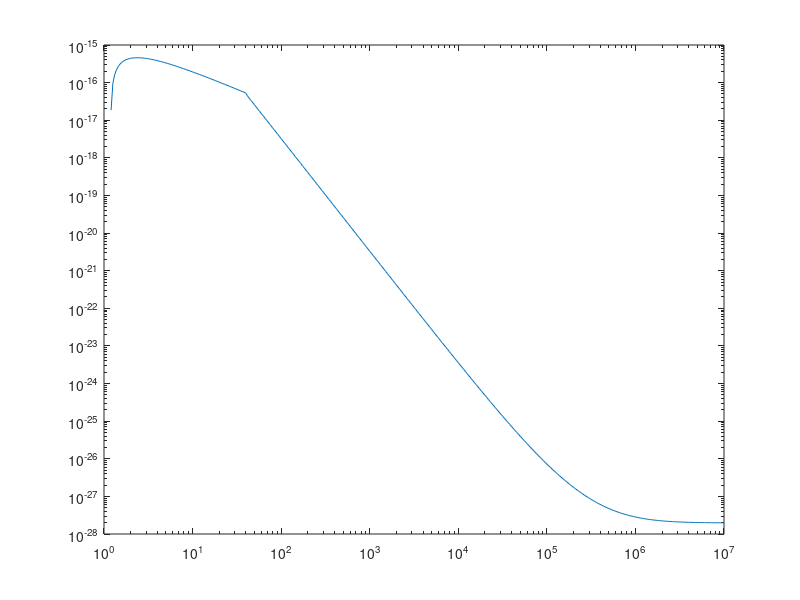

This chart was generated by the following MATLAB code: (Note: this script raises an error after producing the figure.)
function Taylor_1988
%%%%%%%%%%%%%%%%%%%%%%%%%%%%%%%%%%%%%%%%%%%%%%%%%%%%%%%%%%%%%%%%%%%%%%%%
%%%
%%%          Computes the excitation and ionization
%%%          cross sections for e+N(4S) and e+N+(3P) (ground states)
%%%          for all processes given in Taylor 1988
%%%          "Energy deposition in N and N+ by high--energy electron beams"
%%%


writedata = 0;
plot_Allowed = 0;
plot_Rydberg = 0;
scrsz = get(0,'ScreenSize');


%%%    set some needed constants
%
R   = 13.6;     % hydrogen ionization potential [eV]
mc2 = 0.511e6;  % electron rest mass energy [eV]
a0  = 5.29e-9;  % bohr radius [cm]
%
E = [0 10.^(0:0.02:7)];   % kinetic energy grid (eV)
gamma = E/(mc2)+1;
beta = sqrt(1-1./gamma.^2);
ET = 0.5*mc2*beta.^2;     % 1/2mv^2 (E used in Taylor 1988)


%%%%%%%%%%%%%%%%%%%%%%%%%%%%%%%%%%%%%%%%%%%%%%%%%%%%%%%%%%%%%%%%%%%%%%%
%%%
%%%        optically allowed transitions (TABLE I and Eq 4)
%%%


%%%    with N
%
%stateI_All = ['4P3S', '4P2p4'];
EI_All  = [10.33, 10.92];   % excitation energy [eV]
fI_All  = [0.130, 0.350];   % oscillator strength
sigI_All = zeros(length(EI_All),length(E));
%
for k = 1:length(EI_All)
    sigI_All(k,:) = TaylorAllowed(EI_All(k),1.0,0.3125,fI_All(k),0);
end
%
sigI_Allowed = sum(sigI_All);                 % total cross section
EI_All_avg   = sum(EI_All)/length(EI_All);    % average energy
sigI_All_eff = (EI_All*sigI_All)/EI_All_avg;  % effective cross section


%%%    with N(2D) (2.4eV)
%
EI_All_2D = EI_All - 2.4;
sigI_All_2D = zeros(length(EI_All_2D),length(E));
for k = 1:length(EI_All_2D)
    sigI_All_2D(k,:) = TaylorAllowed(EI_All_2D(k), 1.0, 0.3125, ...
                                     fI_All(k), 0);
end
%
sigI_Allowed_2D = sum(sigI_All_2D);                    % total cross section
EI_All_avg_2D   = sum(EI_All_2D)/length(EI_All_2D);    % average energy
sigI_All_eff_2D = (EI_All_2D*sigI_All_2D)/EI_All_avg_2D;  % effective cross section


%%%    with N(2P) (3.6eV)
%
EI_All_2P = EI_All - 3.6;
sigI_All_2P = zeros(length(EI_All_2P),length(E));
for k = 1:length(EI_All_2P)
    sigI_All_2P(k,:) = TaylorAllowed(EI_All_2P(k), 1.0, 0.3125, ...
                                     fI_All(k), 0);
end
%
sigI_Allowed_2P = sum(sigI_All_2P);                    % total cross section
EI_All_avg_2P   = sum(EI_All_2P)/length(EI_All_2P);    % average energy
sigI_All_eff_2P = (EI_All_2P*sigI_All_2P)/EI_All_avg_2P;  % effective cross section

%figure(7);
%loglog(E,sigI_Allowed,'b',E,sigI_Allowed_2DP,'r');

%%%    with N+
%
%stateII_All = ['3D02p3', '3P02p3', '3P03s', '3S02p3', '3D03d', '3P03d'];
EII_All = [11.42, 13.52, 18.45, 19.21, 23.22, 23.39];
fII_All = [0.170, 0.220, 0.089, 0.230, 0.260, 0.082];
sigII_All = zeros(length(EII_All),length(E));
%
for k = 1:length(EII_All)
    sigII_All(k,:) = TaylorAllowed(EII_All(k),1.0,0.3125,fII_All(k),1);
end
%
sigII_Allowed = sum(sigII_All);                   % total cross section
EII_All_avg   = sum(EII_All)/length(EII_All);     % average energy
sigII_All_eff = (EII_All*sigII_All)/EII_All_avg;  % effective cross section


%%%    plot Allowed state cross sections
%
if(plot_Allowed==1)
    close(figure(1));
    f2=figure(1);
    set(f2,'Position',[1 scrsz(4)/2 scrsz(3)/1.5 scrsz(4)/2.5]);
    %
    subplot(1,2,1);
    loglog(E,sigI_All); title('Allowed with N');
    xlabel('\epsilon [eV]'); ylabel('\sigma [cm^2]');
    %set(gca,'Xtick',[1,1e2,1e4,1e6]);
    %
    subplot(1,2,2);
    loglog(E,sigII_All); title('Allowed with N^+');
    xlabel('\epsilon [eV]'); ylabel('\sigma [cm^2]');
    % axis([1 1e7 1e-20 1e-16]);
    % set(gca,'Xtick',[1,1e2,1e4,1e6]);
end


%%%
%%%
%%%
%%%%%%%%%%%%%%%%%%%%%%%%%%%%%%%%%%%%%%%%%%%%%%%%%%%%%%%%%%%%%%%%%%%%%%%


%%%%%%%%%%%%%%%%%%%%%%%%%%%%%%%%%%%%%%%%%%%%%%%%%%%%%%%%%%%%%%%%%%%%%%%
%%%
%%%      forbidden transitions (TABLE II and Eq 5) (and Eq 12)
%%%


%%%    with N
%
%stateI_All = ['4S->2D', '4S->2P'];
EI_For  = [2.38,   3.57];    % excitation energy [eV]
AI_For  = [0.025,  0.0175];
AI_For2 = [227.72, 356.04];
sigI_For = zeros(length(EI_For),length(E));
%
for k = 1:length(EI_For)
    sigI_For(k,:) = TaylorForbidden(EI_For(k),AI_For(k),AI_For2(k));
end
%
sigI_Forbidden = sum(sigI_For);               % total cross section
EI_For_avg   = sum(EI_For)/length(EI_For);    % average energy
sigI_For_eff = (EI_For*sigI_For)/EI_For_avg;  % effective cross section


%%%    with N(2D)
%
sigI_For_2D = TaylorForbidden(3.57-2.38,0.04,85);
EI_For_2D     = 3.57-2.38;    % average energy
figure(9); loglog(E,sigI_For_2D)

%%%    with N+
%
EII_For  = [1.89, 4.04];   % excitation energy [eV]
OmeII_For= [2.98, 0.395];  % collision strength
%
sigII_For = zeros(length(EII_For),length(E));
for k = 1:length(EII_For)
    sigII_For(k,:) = TaylorOther(EII_For(k),OmeII_For(k));
end
%
sigII_Forbidden = sum(sigII_For);                   % total cross section
EII_For_avg     = sum(EII_For)/length(EII_For);     % average energy
sigII_For_eff   = (EII_For*sigII_For)/EII_For_avg;  % effective cross section


%%%
%%%
%%%
%%%%%%%%%%%%%%%%%%%%%%%%%%%%%%%%%%%%%%%%%%%%%%%%%%%%%%%%%%%%%%%%%%%%%%%


%%%%%%%%%%%%%%%%%%%%%%%%%%%%%%%%%%%%%%%%%%%%%%%%%%%%%%%%%%%%%%%%%%%%%%%
%%%
%%%                Rydberg-states (TABLE 3 and Eq 6)
%%%


%%%    with N
%
EI_Ryd = [10.68, 11.60, 11.75, 11.84, 11.99, 12.00, 12.12, ...
          12.35, 12.97, 12.98, 12.99, 12.99, 13.01, 13.03, ...
          13.70, 13.72, 13.92, 14.41, 14.89, 14.94, 13.70];
cjI_Ryd= [0.40,  0.30,  0.10,  1.50,  0.07,   0.14,  0.40, ...
          0.40,  0.40,  0.10,  0.14,  1.50,   0.10,  0.14, ...
          0.14,  0.14,  0.14,  0.14,  0.14,  0.14,  1.50];
fjI_Ryd= [0.150, 0.191, 0.130, 0.130, 0.150, 0.140, 0.150, ...
          0.150, 0.150, 0.130, 0.140, 0.130, 0.130, 0.140, ...
          0.140, 0.140, 0.140, 0.140, 0.140, 0.140, 0.109];
aI_Ryd = [2,2,1,0.7,0.7,2,2,2,2,1,2,0.7,1,2,2,2,2,2,2,2,0.7];
cI_Ryd = [1,1,1,2.5,0.5,1,1,1,1,1,1,2.5,1,1,1,1,1,1,1,1,2.5];
%
sigI_Ryd = zeros(length(EI_Ryd),length(E));
for k = 1:length(EI_Ryd)
    sigI_Ryd(k,:) = TaylorRydberg(EI_Ryd(k), cjI_Ryd(k), fjI_Ryd(k), ...
                                  aI_Ryd(k), cI_Ryd(k));
end
%
sigI_Rydberg = sum(sigI_Ryd);                 % total cross section
EI_Ryd_avg   = sum(EI_Ryd)/length(EI_Ryd);    % average energy
sigI_Ryd_eff = (EI_Ryd*sigI_Ryd)/EI_Ryd_avg;  % effective cross section


%%%    with N(2D) (2.4eV)
%
EI_Ryd_2D = EI_Ryd - 2.4;
sigI_Ryd_2D = zeros(length(EI_Ryd_2D),length(E));
for k = 1:length(EI_Ryd_2D)
    sigI_Ryd_2D(k,:) = TaylorRydberg(EI_Ryd_2D(k), cjI_Ryd(k), fjI_Ryd(k), ...
                                     aI_Ryd(k), cI_Ryd(k));
end
%
sigI_Rydberg_2D = sum(sigI_Ryd_2D);                     % total cross section for excitation
EI_Ryd_avg_2D   = sum(EI_Ryd_2D)/length(EI_Ryd_2D);    % average energy for energy loss
sigI_Ryd_eff_2D = (EI_Ryd_2D*sigI_Ryd_2D)/EI_Ryd_avg_2D;  % effective cross section for energy loss


%%%    with N(2P) (3.6eV)
%
EI_Ryd_2P = EI_Ryd - 3.6;
sigI_Ryd_2P = zeros(length(EI_Ryd_2P),length(E));
for k = 1:length(EI_Ryd_2P)
    sigI_Ryd_2P(k,:) = TaylorRydberg(EI_Ryd_2P(k), cjI_Ryd(k), fjI_Ryd(k), ...
                                     aI_Ryd(k), cI_Ryd(k));
end
%
sigI_Rydberg_2P = sum(sigI_Ryd_2P);                     % total cross section for excitation
EI_Ryd_avg_2P   = sum(EI_Ryd_2P)/length(EI_Ryd_2P);    % average energy for energy loss
sigI_Ryd_eff_2P = (EI_Ryd_2P*sigI_Ryd_2P)/EI_Ryd_avg_2P;  % effective cross section for energy loss


%figure(7);
%loglog(E,sigI_Rydberg,'b',E,sigI_Rydberg_2DP,'r');


%%%    with N+
%
EII_Ryd = [17.86, 18.47, 20.39, 20.63, 20.65, 20.92, 21.13, 21.57, ...
           22.08, 23.11, 23.17, 23.45, 23.55, 26.98, 27.82, 27.85];
cjII_Ryd= [0.40,   0.30,  0.30,  1.50,  0.30,  1.50,  0.07, 0.40, ...
           0.40,   0.10,  0.40,  0.14,  0.30,  0.07,  1.50, 0.07];
fjII_Ryd= [0.210, 0.110, 0.110, 0.077, 0.310, 0.077, 0.089, 0.089 ...
           0.089, 0.077, 0.089, 0.083, 0.110, 0.036, 0.032, 0.036];
aII_Ryd = [2,2,2,0.7,2,0.7,0.7,2,2,1,2,2,2,0.7,0.7,0.7];
cII_Ryd = [1,1,1,2.5,1,2.5,0.5,1,1,1,1,1,1,0.5,2.5,0.5];
%
sigII_Ryd = zeros(length(EII_Ryd),length(E));
for k = 1:length(EII_Ryd)
    sigII_Ryd(k,:) = TaylorRydberg(EII_Ryd(k),cjII_Ryd(k),fjII_Ryd(k), ...
                                   aII_Ryd(k),cII_Ryd(k));
end
%
sigII_Rydberg = sum(sigII_Ryd);                   % total cross section for excitation
EII_Ryd_avg   = sum(EII_Ryd)/length(EII_Ryd);     % average energy for energy loss
sigII_Ryd_eff = (EII_Ryd*sigII_Ryd)/EII_Ryd_avg;  % effective cross section for energy loss


%%%    plot Rydberg state cross sections
%
if(plot_Rydberg==1)
    close(figure(2));
    f2=figure(2);
    scrsz = get(0,'ScreenSize');
    set(f2,'Position',[1 scrsz(4)/2 scrsz(3)/1.5 scrsz(4)/2.5]);
    %
    subplot(1,2,1);
    loglog(E,sigI_Ryd); title('Rydberg with N');
    xlabel('\epsilon [eV]'); ylabel('\sigma [cm^2]');
    %set(gca,'Xtick',[1,1e2,1e4,1e6]);
    %
    subplot(1,2,2);
    loglog(E,sigII_Ryd); title('Rydberg with N^+');
    xlabel('\epsilon [eV]'); ylabel('\sigma [cm^2]');
    % axis([1 1e7 1e-20 1e-16]);
    % set(gca,'Xtick',[1,1e2,1e4,1e6]);
end


%%%
%%%
%%%
%%%%%%%%%%%%%%%%%%%%%%%%%%%%%%%%%%%%%%%%%%%%%%%%%%%%%%%%%%%%%%%%%%%%%%%


%%%%%%%%%%%%%%%%%%%%%%%%%%%%%%%%%%%%%%%%%%%%%%%%%%%%%%%%%%%%%%%%%%%%%%%
%%%
%%%            Ionization (TABLE V and Eq 13)
%%%


I1 = 14.5; I1_2D = I1-2.4; I1_2P = I1-3.6; I2 = 29.6;
sigI_Iz     = TaylorIonization(I1,2.20,0.25);
sigI_Iz_2D = TaylorIonization(I1_2D,2.20,0.25);
sigI_Iz_2P = TaylorIonization(I1_2P,2.20,0.25);
sigII_Iz    = TaylorIonization(I2,2.00,0.39);


% figure(7);
% loglog(E,sigI_Iz,'b',E,sigI_Iz_2DP,'r');

%%%
%%%
%%%
%%%%%%%%%%%%%%%%%%%%%%%%%%%%%%%%%%%%%%%%%%%%%%%%%%%%%%%%%%%%%%%%%%%%%%%


%%%%%%%%%%%%%%%%%%%%%%%%%%%%%%%%%%%%%%%%%%%%%%%%%%%%%%%%%%%%%%%%%%%%%%%
%%%
%%%            create total xsecs and inelastic Loss functions
%%%


%%%    with N(4S)
%
LossI_tot = EI_All_avg*sigI_All_eff + EI_For_avg*sigI_For_eff ...
          + EI_Ryd_avg*sigI_Ryd_eff + I1*sigI_Iz;
sigI_tot = sigI_Allowed+sigI_Forbidden+sigI_Rydberg+sigI_Iz;


%%%    with N(2D)
%
LossI_tot_2D = EI_All_avg_2D*sigI_All_eff_2D + (3.57-2.38)*sigI_For_2D ...
          + EI_Ryd_avg_2D*sigI_Ryd_eff_2D + I1_2D*sigI_Iz_2D;
sigI_tot_2D = sigI_Allowed_2D+sigI_For_2D+sigI_Rydberg_2D+sigI_Iz_2D;


%%%    with N+
%
LossII_tot = EII_All_avg*sigII_All_eff + EII_Ryd_avg*sigII_Ryd_eff ...
           + EII_For_avg*sigII_For_eff + I2*sigII_Iz;
sigII_tot  = sigII_Allowed+sigII_Rydberg+sigII_Forbidden+sigII_Iz;


%%%
%%%
%%%
%%%%%%%%%%%%%%%%%%%%%%%%%%%%%%%%%%%%%%%%%%%%%%%%%%%%%%%%%%%%%%%%%%%%%%%


%%%%%%%%%%%%%%%%%%%%%%%%%%%%%%%%%%%%%%%%%%%%%%%%%%%%%%%%%%%%%%%%%%%%%%%
%%%
%%%       load effective momentum xsec and extrapolate to match 
%%%       sigI_tot, then subtract to get elastic momentum transfer
%%%


%%% import cross section data from file
%
num = 5;
A01 = importdata('../Boltzmann/xsecs_nitrogen_atomic.txt','\t',num);
EA = A01.data(:,1);            % energy [eV]
sigma_eff = A01.data(:,2)*1e4; % effective momentum [cm^2]
%num = num + length(A01.data(:,1))+7;

[thisE,thisi1] = min(abs(E-1e4));  % get index for E=1e3
[thisE,thisi2] = min(abs(E-1e5));  % get index for E=1e4
thisE1 = E(thisi1);
thisE2 = E(thisi2);
%

Sig_eff_test = [sigma_eff',1.3*sigI_tot(thisi1),sigI_tot(thisi2)];
E_test       = [EA', thisE1, thisE2]'; % good enough for gov. work

[thisE3,thisi3] = min(abs(E-max(EA)));  % get index for E=40
E_sub = E(thisi3:thisi1);
E_test2 = [EA',E_sub];
Sig_eff_test2 = interp1(log10(1e-20+E_test),log10(1e-20+Sig_eff_test), ...
                        log10(1e-20+E_test2),'pchip');
Sig_eff_test2 = 10.^(Sig_eff_test2);   % Sig_eff on refined grid


%%% now interp sigI_tot to E_test2 grid
%
sigI_test = interp1(log10(1e-20+E),log10(1e-20+sigI_tot), ...
                       log10(1e-20+E_test2),'pchip');
sigI_test = 10.^sigI_test;


%%% subtract to get elastic momentum
%
Sig_eff = Sig_eff_test2;
Sig_elm = Sig_eff_test2 - sigI_test;


%%%
%%%
%%%
%%%%%%%%%%%%%%%%%%%%%%%%%%%%%%%%%%%%%%%%%%%%%%%%%%%%%%%%%%%%%%%%%%%%%%

close(figure(3));
f3=figure(3);
set(f3,'Position',[1 scrsz(4)/2 scrsz(3)/1.5 scrsz(4)/2.5]);
%
subplot(1,2,1);
loglog(E,sigI_tot,'black');
hold on; loglog(E,sigI_Allowed+sigI_Forbidden+sigI_Rydberg,'r--');
hold on; plot(E,sigI_Iz,'b--');
hold on; plot(E_test2,Sig_eff,'go');
hold on; plot(E_test2,Sig_elm,'r*');
axis([1 1e7 1e-19 1e-15]);
title('Total cross section for N');
xlabel('\epsilon [eV]'); ylabel('\sigma [cm^2]');
set(gca,'Xtick',[1,1e2,1e4,1e6]);
legend('\sigma_t','\sigma_e','\sigma_i');
%
subplot(1,2,2);
loglog(E,sigII_tot,'black','linewidth',1);
hold on; plot(E,sigII_Allowed+sigII_Rydberg+sigII_Forbidden,'r--','linewidth',1);
hold on; plot(E,sigII_Iz,'b--','linewidth',1);
axis([1 1e7 1e-19 1e-15]);
title('Total cross section for N+');
xlabel('\epsilon [eV]'); ylabel('\sigma [cm^2]');
set(gca,'Xtick',[1,1e2,1e4,1e6]);
legend('\sigma_t','\sigma_e','\sigma_i');

%%%%%%%%%%%%%%%%%%

close(figure(4));
f4=figure(4);
set(f4,'Position',[1 scrsz(4)/2 scrsz(3)/1.5 scrsz(4)/2.5]);
%
subplot(1,2,1);
loglog(E,LossI_tot,'black');
hold on; loglog(E,LossI_tot - I1*sigI_Iz,'r--');
hold on; plot(E,I1*sigI_Iz,'b--');
%hold on; plot(E,sigI_Allowed,'magenta');
axis([1 1e7 1e-18 1e-14]);
title('Partial Loss Functions for N');
xlabel('\epsilon [eV]'); ylabel('Loss Function [eV-cm^2]');
set(gca,'Xtick',[1,1e2,1e4,1e6]);
legend('L_e+L_i','L_e','L_i');
%
subplot(1,2,2);
loglog(E,LossII_tot,'black','linewidth',1);
hold on; plot(E,LossII_tot - I2*sigII_Iz,'r--','linewidth',1);
hold on; plot(E,I2*sigII_Iz,'b--','linewidth',1);
axis([1 1e7 1e-18 1e-14]);
% title('Total cross section for N+');
xlabel('\epsilon [eV]'); ylabel('Loss Function [eV-cm^2]');
set(gca,'Xtick',[1,1e2,1e4,1e6]);
legend('L_e+L_i','L_e','L_i');


%%%       write total and effective cross sections data to files
%%%
%%%       total is for rate constants, effective is for energy transfer
%%%
%
if(writedata == 1)
    path = '../Boltzmann/xsecs_atomic_Taylor/';
    %
%     fileID = fopen([path,'NI_elm.txt'],'w');
%     fprintf(fileID,'%e    %e\n',[E_test2; max(Sig_elm,0)*1e-4]); % m2 units for xsec
%     

    %%%   xsecs for N(4S)
    %
    atomic.elasticmom.N4S_N4S.xsec = Sig_elm*1e-4;
    atomic.elasticmom.N4S_N4S.mM = 3.92e-5;
    %
    atomic.forbidden.N4S_N2D.xsec = sigI_For(1,:)*1e-4;
    atomic.forbidden.N4S_N2D.energy = EI_For(1);
    atomic.forbidden.N4S_N2P.xsec = sigI_For(2,:)*1e-4;
    atomic.forbidden.N4S_N2P.energy = EI_For(2);
    %
    atomic.allowed.N4S_NAll.xsec_tot = sigI_Allowed*1e-4;
    atomic.allowed.N4S_NAll.xsec_eff = sigI_All_eff*1e-4;
    atomic.allowed.N4S_NAll.energy_avg = EI_All_avg;
    %
    atomic.Rydberg.N4S_NRyd.xsec_tot = sigI_Rydberg*1e-4;
    atomic.Rydberg.N4S_NRyd.xsec_eff = sigI_Ryd_eff*1e-4;
    atomic.Rydberg.N4S_NRyd.energy_avg = EI_Ryd_avg;
    %
    atomic.ionization.N4S_NII.xsec = sigI_Iz*1e-4;
    atomic.ionization.N4S_NII.energy = I1;
    
    
    %%%   xsecs for N(2D)
    %
    atomic.forbidden.N2D_N2P.xsec = sigI_For_2D*1e-4;
    atomic.forbidden.N2D_N2P.energy = EI_For_2D;
    %
    atomic.allowed.N2D_NAll.xsec_tot = sigI_Allowed_2D*1e-4;
    atomic.allowed.N2D_NAll.xsec_eff = sigI_All_eff_2D*1e-4;
    atomic.allowed.N2D_NAll.energy_avg = EI_All_avg_2D;
    %
    atomic.Rydberg.N2D_NRyd.xsec_tot = sigI_Rydberg_2D*1e-4;
    atomic.Rydberg.N2D_NRyd.xsec_eff = sigI_Ryd_eff_2D*1e-4;
    atomic.Rydberg.N2D_NRyd.energy_avg = EI_Ryd_avg_2D;
    %
    atomic.ionization.N2D_NII.xsec = sigI_Iz_2D*1e-4;
    atomic.ionization.N2D_NII.energy = I1_2D;
    
    
    %%%   xsecs for N(2P)
    %
    atomic.allowed.N2P_NAll.xsec_tot = sigI_Allowed_2P*1e-4;
    atomic.allowed.N2P_NAll.xsec_eff = sigI_All_eff_2P*1e-4;
    atomic.allowed.N2P_NAll.energy_avg = EI_All_avg_2P;
    %
    atomic.Rydberg.N2P_NRyd.xsec_tot = sigI_Rydberg_2P*1e-4;
    atomic.Rydberg.N2P_NRyd.xsec_eff = sigI_Ryd_eff_2P*1e-4;
    atomic.Rydberg.N2P_NRyd.energy_avg = EI_Ryd_avg_2P;
    %
    atomic.ionization.N2P_NII.xsec = sigI_Iz_2P*1e-4;
    atomic.ionization.N2P_NII.energy = I1_2P;
    
    
    %%%   xsecs for NII (a.k.a N+)
    %
    atomic.forbidden.NII_NIIFor.xsec_tot = sigII_Forbidden*1e-4;
    atomic.forbidden.NII_NIIFor.xsec_eff = sigII_For_eff*1e-4;
    atomic.forbidden.NII_NIIFor.energy_avg = EII_For_avg;
    %
    atomic.allowed.NII_NIIAll.xsec_tot = sigII_Allowed*1e-4;
    atomic.allowed.NII_NIIAll.xsec_eff = sigII_All_eff*1e-4;
    atomic.allowed.NII_NIIAll.energy_avg = EII_All_avg;
    %
    atomic.Rydberg.NII_NIIRyd.xsec_tot = sigII_Rydberg*1e-4;
    atomic.Rydberg.NII_NIIRyd.xsec_eff = sigII_Ryd_eff*1e-4;
    atomic.Rydberg.NII_NIIRyd.energy_avg = EII_Ryd_avg;
    %
    atomic.ionization.NII_NIII.xsec = sigII_Iz*1e-4;
    atomic.ionization.NII_NIII.energy = I2;
    
    
%     fileID = fopen([path,'NI_2D.txt'],'w');
%     fprintf(fileID,'%e    %e\n',[E; sigI_For(1,:)*1e-4]); % m2 units for xsec
%     fileID = fopen([path,'NI_2P.txt'],'w');
%     fprintf(fileID,'%e    %e\n',[E; sigI_For(2,:)*1e-4]); % m2 units for xsec
%     fileID = fopen([path,'NI_Forbidden_eff_',num2str(EI_For_avg,3),'.txt'],'w');
%     fprintf(fileID,'%e    %e\n',[E; sigI_For_eff*1e-4]); % m2 units for xsec
%     %
%     fileID = fopen([path,'NI_Allowed_.txt'],'w');
%     fprintf(fileID,'%e    %e\n',[E; sigI_Allowed*1e-4]);
%     fileID = fopen([path,'NI_Allowed_eff_',num2str(EI_All_avg,3),'.txt'],'w');
%     fprintf(fileID,'%e    %e\n',[E; sigI_All_eff*1e-4]);
%     %
%     fileID = fopen([path,'NI_Rydberg_.txt'],'w');
%     fprintf(fileID,'%e    %e\n',[E; sigI_Rydberg*1e-4]);
%     fileID = fopen([path,'NI_Rydberg_eff_',num2str(EI_Ryd_avg,3),'.txt'],'w');
%     fprintf(fileID,'%e    %e\n',[E; sigI_Ryd_eff*1e-4]);
%     %
%     fileID = fopen([path,'NI_iz_',num2str(I1,3),'.txt'],'w');
%     fprintf(fileID,'%e    %e\n',[E; sigI_Iz*1e-4]); % m2 units for xsec

    
%     fileID = fopen([path,'NI_2D.txt'],'w');
%     fprintf(fileID,'%e    %e\n',[E; sigI_For(1,:)*1e-4]); % m2 units for xsec
%     fileID = fopen([path,'NI_2P.txt'],'w');
%     fprintf(fileID,'%e    %e\n',[E; sigI_For(2,:)*1e-4]); % m2 units for xsec
%     fileID = fopen([path,'NI_Forbidden_eff_',num2str(EI_For_avg,3),'.txt'],'w');
%     fprintf(fileID,'%e    %e\n',[E; sigI_For_eff*1e-4]); % m2 units for xsec
%     %
    %
    %
    %
%     fileID = fopen([path,'NI_Allowed_2D.txt'],'w');
%     fprintf(fileID,'%e    %e\n',[E; sigI_Allowed_2D*1e-4]);
%     fileID = fopen([path,'NI_Allowed_eff_2D_',num2str(EI_All_avg_2D,3),'.txt'],'w');
%     fprintf(fileID,'%e    %e\n',[E; sigI_All_eff_2D*1e-4]);
%     %
%     fileID = fopen([path,'NI_Rydberg_2D.txt'],'w');
%     fprintf(fileID,'%e    %e\n',[E; sigI_Rydberg_2D*1e-4]);
%     fileID = fopen([path,'NI_Rydberg_eff_2D_',num2str(EI_Ryd_avg_2D,3),'.txt'],'w');
%     fprintf(fileID,'%e    %e\n',[E; sigI_Ryd_eff_2D*1e-4]);
%     %;
%     fileID = fopen([path,'NI_iz_2D_',num2str(I1_2D,3),'.txt'],'w');
%     fprintf(fileID,'%e    %e\n',[E; sigI_Iz_2D*1e-4]); % m2 units for xsecs
    
    %
    %
    %
%     fileID = fopen([path,'NI_Allowed_2P.txt'],'w');
%     fprintf(fileID,'%e    %e\n',[E; sigI_Allowed_2P*1e-4]);
%     fileID = fopen([path,'NI_Allowed_eff_2P_',num2str(EI_All_avg_2P,3),'.txt'],'w');
%     fprintf(fileID,'%e    %e\n',[E; sigI_All_eff_2P*1e-4]);
%     %
%     fileID = fopen([path,'NI_Rydberg_2P.txt'],'w');
%     fprintf(fileID,'%e    %e\n',[E; sigI_Rydberg_2P*1e-4]);
%     fileID = fopen([path,'NI_Rydberg_eff_2P_',num2str(EI_Ryd_avg_2P,3),'.txt'],'w');
%     fprintf(fileID,'%e    %e\n',[E; sigI_Ryd_eff_2P*1e-4]);
%     %;
%     fileID = fopen([path,'NI_iz_2P_',num2str(I1_2P,3),'.txt'],'w');
%     fprintf(fileID,'%e    %e\n',[E; sigI_Iz_2P*1e-4]); % m2 units for xsecs
    
    %
    %
    %
    
%     fileID = fopen([path,'NII_Forbidden_.txt'],'w');
%     fprintf(fileID,'%e    %e\n',[E; sigII_Forbidden*1e-4]);
%     fileID = fopen([path,'NII_Forbidden_eff_',num2str(EII_For_avg,3),'.txt'],'w');
%     fprintf(fileID,'%e    %e\n',[E; sigII_For_eff*1e-4]);
%     %
%     fileID = fopen([path,'NII_Allowed_.txt'],'w');
%     fprintf(fileID,'%e    %e\n',[E; sigII_Allowed*1e-4]);
%     fileID = fopen([path,'NII_Allowed_eff_',num2str(EII_All_avg,3),'.txt'],'w');
%     fprintf(fileID,'%e    %e\n',[E; sigII_All_eff*1e-4]);
%     %
%     fileID = fopen([path,'NII_Rydberg_.txt'],'w');
%     fprintf(fileID,'%e    %e\n',[E; sigII_Rydberg*1e-4]);
%     fileID = fopen([path,'NII_Rydberg_eff_',num2str(EII_Ryd_avg,3),'.txt'],'w');
%     fprintf(fileID,'%e    %e\n',[E; sigII_Ryd_eff*1e-4]);
%     %
%     %
%     path = '../Boltzmann/xsecs_extrapolated/';
%     fileID = fopen([path,'NII_iz_',num2str(I2,3),'.txt'],'w');
%     fprintf(fileID,'%e    %e\n',[E; sigII_Iz*1e-4]); % m2 units for xsec
    
end


%%%%%%%%%%%%%%%%%%%%%%%%%%%%%%%%%%%%%%%%%%%%%%%%%%%%%%%%%%%%%%%%%%%%%%%%
%%%
%%%   create xsecs using expression from Eq. 4 in Taylor 1988
%%%   for optically allowed transitions
%%%

function [xsec] = TaylorAllowed(Ej,A,C,f,Z)

    if (Z==1)
        gaunt = A*sqrt(3)/2/pi.*(log(4*C*ET/Ej.*gamma.^2)-beta.^2);
        for i = 1:length(gaunt)
            if(gaunt(i)<=0.2)
               gaunt(i) = 0.2;
            end
        end
    else
        gaunt = A*sqrt(3)/2/pi*(1-Ej./ET).*(log(4*C*ET/Ej.*gamma.^2)-beta.^2);
    end

    xsec  = 8*pi/sqrt(3)*R^2./(ET*Ej)*f*pi*a0^2.*gaunt;
    for i = 1:length(E)
        if(E(i)<=Ej)
            xsec(i) = 0;
        end
    end

end

%%%
%%%
%%%%%%%%%%%%%%%%%%%%%%%%%%%%%%%%%%%%%%%%%%%%%%%%%%%%%%%%%%%%%%%%%%%%%%%%


%%%%%%%%%%%%%%%%%%%%%%%%%%%%%%%%%%%%%%%%%%%%%%%%%%%%%%%%%%%%%%%%%%%%%%%%
%%%
%%%   create xsecs using expression from Eq. 5 in Taylor 1988
%%%   for optically forbidden transitions
%%%

function [xsec] = TaylorForbidden(Ej,A1,A2)

    for i = 1:length(E)
        if(E(i)<=Ej)
            xsec(i) = 0;
        elseif(E(i)<=40)
            xsec(i)  = A1*4*pi*a0^2*R^2./(ET(i)*Ej)*(1-Ej/ET(i));
        else
            xsec(i)  = A2*4*pi*a0^2*R^2./(ET(i)*Ej)^3*(1-Ej/ET(i));
        end
    end

end

%%%
%%%
%%%%%%%%%%%%%%%%%%%%%%%%%%%%%%%%%%%%%%%%%%%%%%%%%%%%%%%%%%%%%%%%%%%%%%%%


%%%%%%%%%%%%%%%%%%%%%%%%%%%%%%%%%%%%%%%%%%%%%%%%%%%%%%%%%%%%%%%%%%%%%%%%
%%%
%%%   create xsecs using expression from Eq. 6 in Taylor 1988
%%%   for high-lying Rydberg state transitions
%%%

function [xsec] = TaylorRydberg(Ej,cj,fj,a,c)

    fEt = (1-Ej./ET).^c.*(Ej./ET).^a;
    %
    xsec = cj*fj*4*pi*a0^2*R^2*fEt/Ej^2;
    for i = 1:length(E)
        if(E(i)<=Ej)
            xsec(i) = 0;
        end
    end

end

%%%
%%%
%%%%%%%%%%%%%%%%%%%%%%%%%%%%%%%%%%%%%%%%%%%%%%%%%%%%%%%%%%%%%%%%%%%%%%%%


%%%%%%%%%%%%%%%%%%%%%%%%%%%%%%%%%%%%%%%%%%%%%%%%%%%%%%%%%%%%%%%%%%%%%%%%
%%%
%%%   create xsecs using expression from Eq. 12 in Taylor 1988
%%%   for other N+ transitions
%%%

function [xsec] = TaylorOther(Ej,Omegaj)

    gi = 9; % stat weight of ground state N+(3P)
    xsec = 1.197e-15/gi./ET*Omegaj;
    for i = 1:length(xsec)
        if(E(i)<=Ej)
            xsec(i) = 0;
        end
    end

end

%%%
%%%
%%%%%%%%%%%%%%%%%%%%%%%%%%%%%%%%%%%%%%%%%%%%%%%%%%%%%%%%%%%%%%%%%%%%%%%%


%%%%%%%%%%%%%%%%%%%%%%%%%%%%%%%%%%%%%%%%%%%%%%%%%%%%%%%%%%%%%%%%%%%%%%%%
%%%
%%%   create xsecs using expression from Eq. 13 in Taylor 1988
%%%   for ionization
%%%

function [xsec] = TaylorIonization(Ej,A,C)

    for i = 1:length(E)
        if(E(i)<=Ej)
            xsec(i) = 0;
        else
            xsec(i)  = A*4*pi*a0^2*R^2/(ET(i)^2)*(ET(i)/Ej-1) ...
                      *(log(4*C*ET(i)/Ej*gamma(i)^2)-beta(i)^2) ;
        end
    end

end

%%%
%%%
%%%%%%%%%%%%%%%%%%%%%%%%%%%%%%%%%%%%%%%%%%%%%%%%%%%%%%%%%%%%%%%%%%%%%%%%



end


       